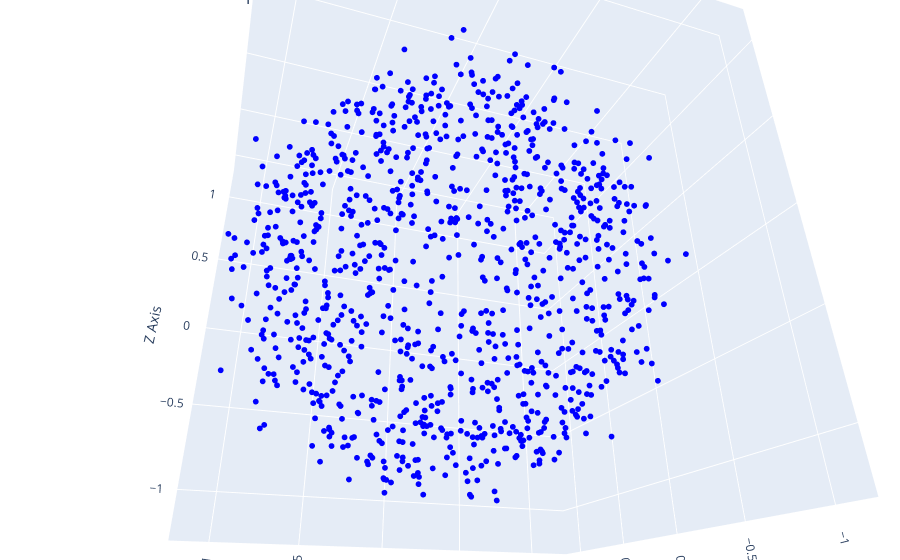

Source (notebook cell):
### Markdown cell above
Below you can find a sphere given by a function $f(\phi, \theta) = (x,y,z) = (\sin \theta \cdot \cos \phi, \sin \theta \cdot \sin \phi, \cos \theta)$. Let's add some more jazz to it, and let add a random normal noise to each point so that the relation between $X$ and $Y$ will be given by $Y = f(\phi, \theta) + \varepsilon$, where $\varepsilon \sim \mathcal{N}\left(0^3, \sigma\cdot \begin{pmatrix}
1 & 0 & 0 \\
0 & 1 & 0 \\
0 & 0 & 1
\end{pmatrix}\right)$ is a 3-dimensional Normal Distribution.

### Code cell
import plotly.graph_objects as go
import numpy as np

# Number of points
n_points = 1000

# Generate random points on a sphere
phi = np.random.uniform(0, 2 * np.pi, n_points)
theta = np.arccos(np.random.uniform(-1, 1, n_points))

# Convert spherical coordinates to Cartesian coordinates
x = np.sin(theta) * np.cos(phi) 
y = np.sin(theta) * np.sin(phi)
z = np.cos(theta)

#Let's add noise
epsilon = 0.1
x = x + np.random.randn(n_points) * epsilon
y = y + np.random.randn(n_points) * epsilon
z = z + np.random.randn(n_points) * epsilon

# Create a Plotly figure
fig = go.Figure(data=[go.Scatter3d(x=x, y=y, z=z, mode='markers',
                                   marker=dict(size=2, color='blue'))])

# Update layout for a better view
fig.update_layout(title="3D Scatter Plot on a Unit Sphere",
                  scene=dict(
                      xaxis_title='X Axis',
                      yaxis_title='Y Axis',
                      zaxis_title='Z Axis'
                  ),
                  margin=dict(l=0, r=0, b=0, t=0))

# Show the plot
fig.show()

### Figure 1 — Plotly figure (JSON) as saved in the notebook; plotly's stock layout.template omitted (floating-point values rounded to 4 significant figures; data arrays with more than 128 entries replaced by an {"elided": "..."} marker saying what was removed)
{"data": [{"marker": {"color": "blue", "size": 2}, "mode": "markers", "type": "scatter3d", "x": {"elided": "1000 float values"}, "y": {"elided": "1000 float values"}, "z": {"elided": "1000 float values"}}], "layout": {"autosize": true, "margin": {"b": 0, "l": 0, "r": 0, "t": 0}, "scene": {"aspectmode": "auto", "aspectratio": {"x": 1.006, "y": 0.9741, "z": 1.021}, "camera": {"center": {"x": 0, "y": 0, "z": 0}, "eye": {"x": -0.4415, "y": -1.258, "z": -0.6793}, "projection": {"type": "perspective"}, "up": {"x": 0, "y": 0, "z": 1}}, "xaxis": {"title": {"text": "X Axis"}, "type": "linear"}, "yaxis": {"title": {"text": "Y Axis"}, "type": "linear"}, "zaxis": {"title": {"text": "Z Axis"}, "type": "linear"}}, "title": {"text": "3D Scatter Plot on a Unit Sphere"}}}
